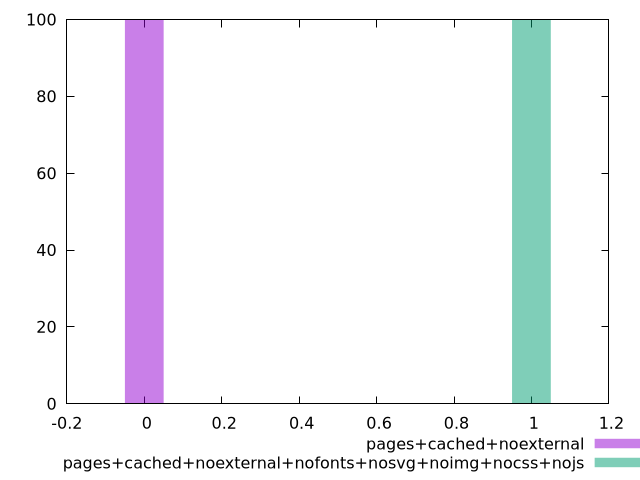

Recreate this plot in gnuplot.
$_pagesCachedNoexternal <<EOF
0 100
EOF
$_pagesCachedNoexternalNofontsNosvgNoimgNocssNojs <<EOF
1 100
EOF
set key outside below
set terminal pngcairo
set output "report_00004_2020-11-02T20-21-41.718Z/uses-webp-images/uses-webp-images_pages+cached+noexternal_pages+cached+noexternal+nofonts+nosvg+noimg+nocss+nojs+hist.png"
set boxwidth 0.1
set style fill transparent solid 0.5 noborder
set yrange [0:100]
plot $_pagesCachedNoexternal title "pages+cached+noexternal" with boxes ,$_pagesCachedNoexternalNofontsNosvgNoimgNocssNojs title "pages+cached+noexternal+nofonts+nosvg+noimg+nocss+nojs" with boxes ,
